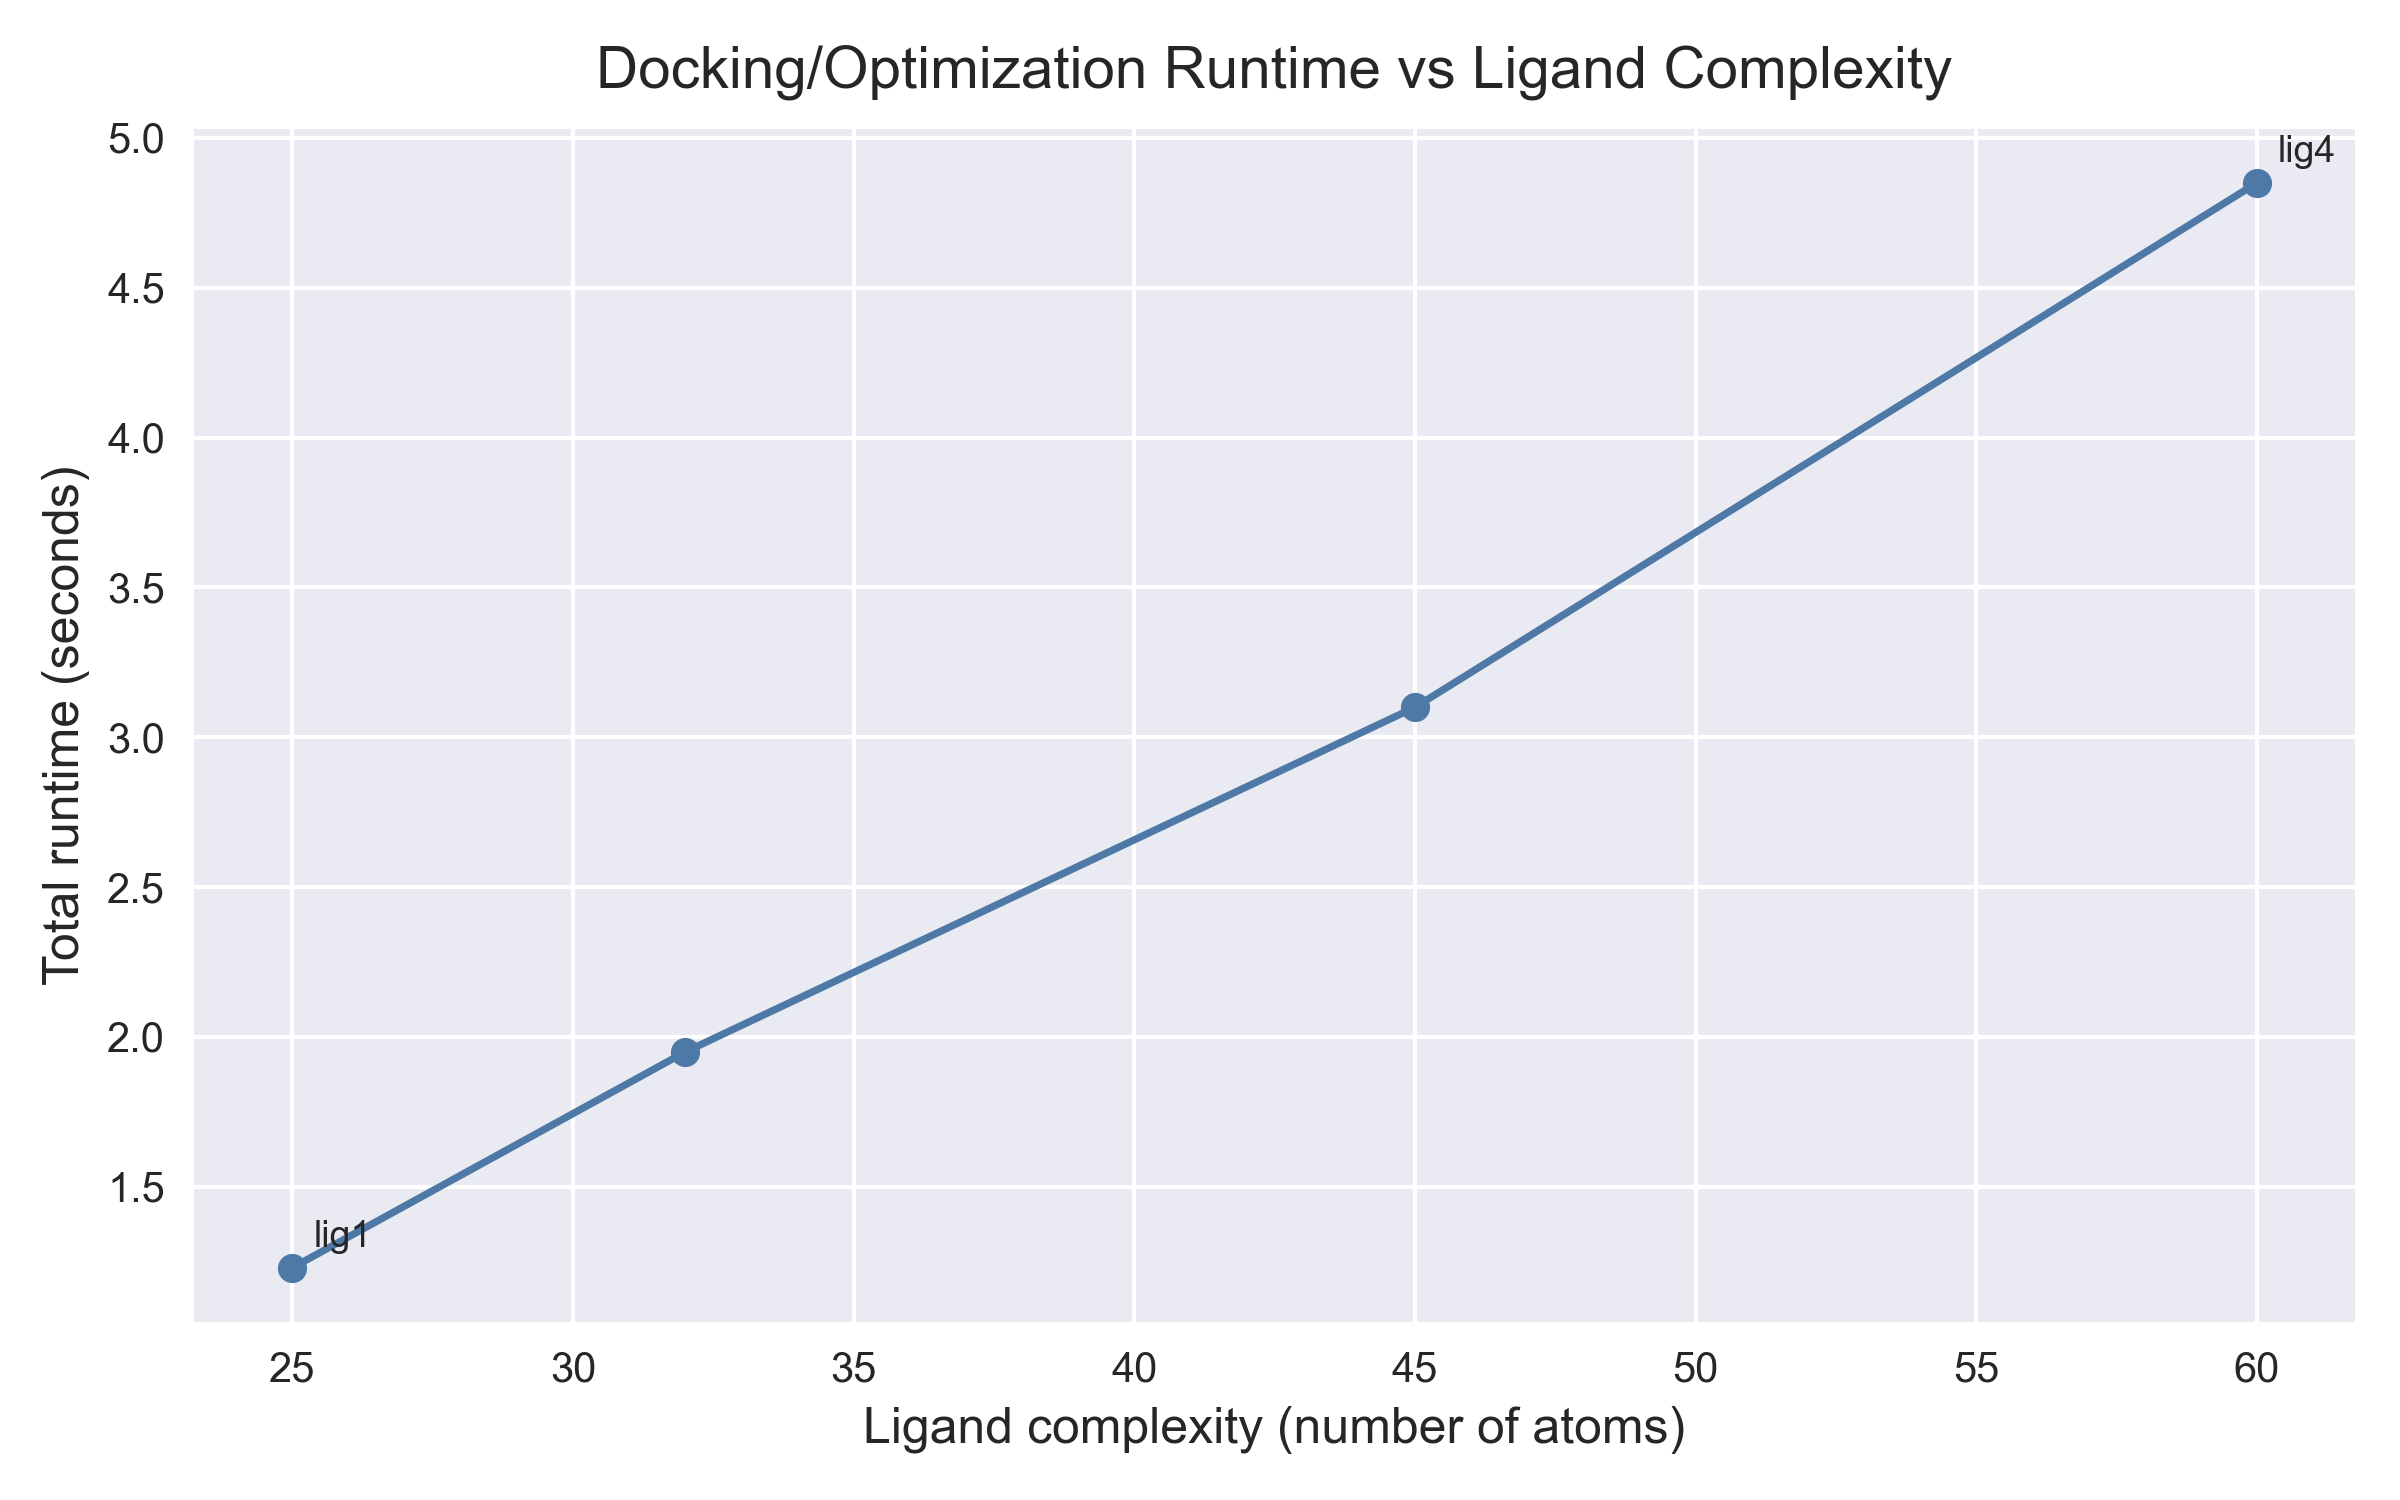

This chart was generated by the following Python code:
from __future__ import annotations

import sys
import time
from pathlib import Path

import pandas as pd
import matplotlib.pyplot as plt


def main(csv_path: str) -> None:
    """Generate a runtime vs ligand complexity plot from a CSV file.

    The CSV must contain the columns:
        - ligand_id
        - num_atoms
        - runtime_seconds

    The script plots num_atoms (x-axis) vs runtime_seconds (y-axis)
    using a line plot with markers, and saves the figure as
    `runtime_vs_complexity.png` in the same directory as this script.
    """

    t_start = time.time()

    csv_path = Path(csv_path)
    if not csv_path.is_file():
        raise FileNotFoundError(f"CSV file not found: {csv_path}")

    df = pd.read_csv(csv_path)

    required_cols = {"ligand_id", "num_atoms", "runtime_seconds"}
    missing = required_cols - set(df.columns)
    if missing:
        raise ValueError(
            f"CSV must contain columns {required_cols}, missing: {missing}"
        )

    # Ensure numeric types
    df["num_atoms"] = pd.to_numeric(df["num_atoms"], errors="coerce")
    df["runtime_seconds"] = pd.to_numeric(df["runtime_seconds"], errors="coerce")
    df = df.dropna(subset=["num_atoms", "runtime_seconds"])  # drop invalid rows

    # Sort by ligand complexity for a clean line plot
    df = df.sort_values("num_atoms")

    x = df["num_atoms"].tolist()
    y = df["runtime_seconds"].tolist()

    plt.style.use("seaborn-v0_8")
    fig, ax = plt.subplots(figsize=(8, 5))

    ax.plot(x, y, marker="o", linestyle="-", color="#4e79a7")

    ax.set_xlabel("Ligand complexity (number of atoms)", fontsize=12)
    ax.set_ylabel("Total runtime (seconds)", fontsize=12)
    ax.set_title("Docking/Optimization Runtime vs Ligand Complexity", fontsize=14, pad=10)

    # Optionally annotate a few points (e.g., first and last) with ligand_id
    if not df.empty:
        first = df.iloc[0]
        last = df.iloc[-1]
        for row in (first, last):
            ax.annotate(
                str(row["ligand_id"]),
                xy=(row["num_atoms"], row["runtime_seconds"]),
                xytext=(5, 5),
                textcoords="offset points",
                fontsize=9,
            )

    fig.tight_layout()

    out_path = Path(__file__).resolve().parent / "runtime_vs_complexity.png"
    fig.savefig(out_path, dpi=300)
    plt.close(fig)

    elapsed = time.time() - t_start
    print(f"Saved runtime vs complexity figure to: {out_path}")
    print(f"Script wall-clock time: {elapsed:.3f} seconds")


if __name__ == "__main__":
    if len(sys.argv) != 2:
        print(
            "Usage: python runtime_vs_complexity.py path/to/runtime_data.csv",
            file=sys.stderr,
        )
        sys.exit(1)

    main(sys.argv[1])
